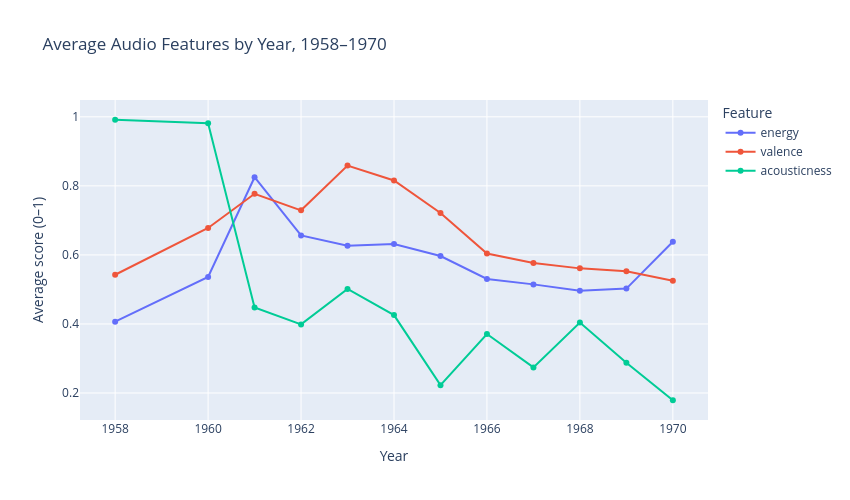

Source (notebook cell):
### Markdown cell above
**Questions to explore**

* Which genres dominate, and which are rare? Are the rare ones concentrated in certain years?
* Does the genre mix change over time? Where would you draw the boundaries between "periods"?
* Which albums stand out from their neighbors? Try other features (`danceability`, `speechiness`, `liveness`).
* Try `color='songwriter_group'` on the genre bar chart. What changes?

## 2. Line Charts

Line charts show **change over an ordered axis**, usually time. [Docs](https://plotly.com/python/line-charts/)

Plotly Express likes **long** data for multiple lines, so we `melt` the yearly averages (see Notebook C): one row per year × feature.

### Code cell
yearly = songs[songs['year'] <= 1970].groupby('year')[['energy', 'valence', 'acousticness']].mean().reset_index()

yearly_long = yearly.melt(id_vars='year', var_name='feature', value_name='average')

fig = px.line(yearly_long, x='year', y='average', color='feature', markers=True,
              title='Average Audio Features by Year, 1958–1970',
              labels={'average': 'Average score (0–1)', 'year': 'Year', 'feature': 'Feature'})
fig.update_layout(width=850, height=500)
fig.show()

### Figure 1 — Plotly figure (JSON) as saved in the notebook; plotly's stock layout.template omitted (floating-point values rounded to 4 significant figures)
{"data": [{"hovertemplate": "Feature=energy<br>Year=%{x}<br>Average score (0–1)=%{y}<extra></extra>", "legendgroup": "energy", "line": {"color": "#636efa", "dash": "solid"}, "marker": {"symbol": "circle"}, "mode": "lines+markers", "name": "energy", "orientation": "v", "showlegend": true, "type": "scatter", "x": [1958, 1960, 1961, 1962, 1963, 1964, 1965, 1966, 1967, 1968, 1969, 1970], "xaxis": "x", "y": [0.4065, 0.536, 0.825, 0.6563, 0.6264, 0.6316, 0.5967, 0.5303, 0.5146, 0.4959, 0.5024, 0.638], "yaxis": "y"}, {"hovertemplate": "Feature=valence<br>Year=%{x}<br>Average score (0–1)=%{y}<extra></extra>", "legendgroup": "valence", "line": {"color": "#EF553B", "dash": "solid"}, "marker": {"symbol": "circle"}, "mode": "lines+markers", "name": "valence", "orientation": "v", "showlegend": true, "type": "scatter", "x": [1958, 1960, 1961, 1962, 1963, 1964, 1965, 1966, 1967, 1968, 1969, 1970], "xaxis": "x", "y": [0.5425, 0.678, 0.777, 0.7291, 0.859, 0.8157, 0.7214, 0.6039, 0.5765, 0.561, 0.5525, 0.525], "yaxis": "y"}, {"hovertemplate": "Feature=acousticness<br>Year=%{x}<br>Average score (0–1)=%{y}<extra></extra>", "legendgroup": "acousticness", "line": {"color": "#00cc96", "dash": "solid"}, "marker": {"symbol": "circle"}, "mode": "lines+markers", "name": "acousticness", "orientation": "v", "showlegend": true, "type": "scatter", "x": [1958, 1960, 1961, 1962, 1963, 1964, 1965, 1966, 1967, 1968, 1969, 1970], "xaxis": "x", "y": [0.9915, 0.9815, 0.448, 0.3987, 0.5013, 0.4256, 0.2227, 0.3709, 0.2742, 0.404, 0.2876, 0.179], "yaxis": "y"}], "layout": {"height": 500, "legend": {"title": {"text": "Feature"}, "tracegroupgap": 0}, "title": {"text": "Average Audio Features by Year, 1958–1970"}, "width": 850, "xaxis": {"anchor": "y", "domain": [0, 1], "title": {"text": "Year"}}, "yaxis": {"anchor": "x", "domain": [0, 1], "title": {"text": "Average score (0–1)"}}}}
